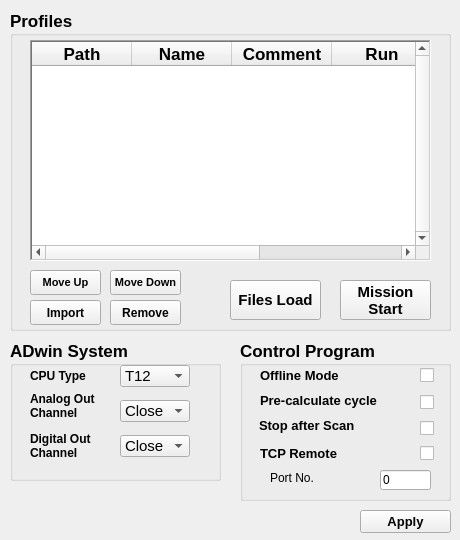
<?xml version="1.0" encoding="UTF-8"?>
<ui version="4.0">
 <class>Setting</class>
 <widget class="QWidget" name="Setting">
  <property name="geometry">
   <rect>
    <x>0</x>
    <y>0</y>
    <width>460</width>
    <height>540</height>
   </rect>
  </property>
  <property name="minimumSize">
   <size>
    <width>350</width>
    <height>420</height>
   </size>
  </property>
  <property name="maximumSize">
   <size>
    <width>3500</width>
    <height>4200</height>
   </size>
  </property>
  <property name="windowTitle">
   <string>System Setting</string>
  </property>
  <widget class="QGroupBox" name="groupBox">
   <property name="geometry">
    <rect>
     <x>10</x>
     <y>340</y>
     <width>211</width>
     <height>141</height>
    </rect>
   </property>
   <property name="font">
    <font>
     <family>Arial</family>
     <pointsize>13</pointsize>
     <weight>75</weight>
     <bold>true</bold>
    </font>
   </property>
   <property name="title">
    <string>ADwin System</string>
   </property>
   <widget class="QLabel" name="label">
    <property name="geometry">
     <rect>
      <x>20</x>
      <y>20</y>
      <width>81</width>
      <height>31</height>
     </rect>
    </property>
    <property name="font">
     <font>
      <family>Arial</family>
      <pointsize>9</pointsize>
      <weight>75</weight>
      <bold>true</bold>
     </font>
    </property>
    <property name="text">
     <string>CPU Type</string>
    </property>
   </widget>
   <widget class="QLabel" name="label_2">
    <property name="geometry">
     <rect>
      <x>20</x>
      <y>50</y>
      <width>81</width>
      <height>31</height>
     </rect>
    </property>
    <property name="font">
     <font>
      <family>Arial</family>
      <pointsize>9</pointsize>
      <weight>75</weight>
      <bold>true</bold>
     </font>
    </property>
    <property name="text">
     <string>Analog Out
Channel</string>
    </property>
    <property name="wordWrap">
     <bool>true</bool>
    </property>
   </widget>
   <widget class="QLabel" name="label_3">
    <property name="geometry">
     <rect>
      <x>20</x>
      <y>90</y>
      <width>81</width>
      <height>31</height>
     </rect>
    </property>
    <property name="font">
     <font>
      <family>Arial</family>
      <pointsize>9</pointsize>
      <weight>75</weight>
      <bold>true</bold>
     </font>
    </property>
    <property name="text">
     <string>Digital Out
Channel</string>
    </property>
    <property name="wordWrap">
     <bool>true</bool>
    </property>
   </widget>
   <widget class="QComboBox" name="Cpu_type">
    <property name="geometry">
     <rect>
      <x>110</x>
      <y>25</y>
      <width>70</width>
      <height>22</height>
     </rect>
    </property>
    <property name="font">
     <font>
      <pointsize>11</pointsize>
      <weight>50</weight>
      <bold>false</bold>
     </font>
    </property>
    <property name="currentIndex">
     <number>3</number>
    </property>
    <item>
     <property name="text">
      <string>T9</string>
     </property>
    </item>
    <item>
     <property name="text">
      <string>T10</string>
     </property>
    </item>
    <item>
     <property name="text">
      <string>T11</string>
     </property>
    </item>
    <item>
     <property name="text">
      <string>T12</string>
     </property>
    </item>
   </widget>
   <widget class="QComboBox" name="Analog_channel">
    <property name="geometry">
     <rect>
      <x>110</x>
      <y>60</y>
      <width>70</width>
      <height>22</height>
     </rect>
    </property>
    <property name="font">
     <font>
      <pointsize>11</pointsize>
      <weight>50</weight>
      <bold>false</bold>
     </font>
    </property>
    <property name="currentIndex">
     <number>0</number>
    </property>
    <item>
     <property name="text">
      <string>Close</string>
     </property>
    </item>
    <item>
     <property name="text">
      <string>8</string>
     </property>
    </item>
    <item>
     <property name="text">
      <string>16</string>
     </property>
    </item>
    <item>
     <property name="text">
      <string>24</string>
     </property>
    </item>
    <item>
     <property name="text">
      <string>32</string>
     </property>
    </item>
    <item>
     <property name="text">
      <string>40</string>
     </property>
    </item>
   </widget>
   <widget class="QComboBox" name="Digital_channel">
    <property name="geometry">
     <rect>
      <x>110</x>
      <y>95</y>
      <width>70</width>
      <height>22</height>
     </rect>
    </property>
    <property name="font">
     <font>
      <pointsize>11</pointsize>
      <weight>50</weight>
      <bold>false</bold>
     </font>
    </property>
    <property name="currentIndex">
     <number>0</number>
    </property>
    <item>
     <property name="text">
      <string>Close</string>
     </property>
    </item>
    <item>
     <property name="text">
      <string>32</string>
     </property>
    </item>
    <item>
     <property name="text">
      <string>64</string>
     </property>
    </item>
    <item>
     <property name="text">
      <string>96</string>
     </property>
    </item>
   </widget>
  </widget>
  <widget class="QGroupBox" name="groupBox_2">
   <property name="geometry">
    <rect>
     <x>240</x>
     <y>340</y>
     <width>211</width>
     <height>161</height>
    </rect>
   </property>
   <property name="font">
    <font>
     <family>Arial</family>
     <pointsize>13</pointsize>
     <weight>75</weight>
     <bold>true</bold>
    </font>
   </property>
   <property name="title">
    <string>Control Program</string>
   </property>
   <widget class="QLabel" name="label_4">
    <property name="geometry">
     <rect>
      <x>20</x>
      <y>20</y>
      <width>101</width>
      <height>31</height>
     </rect>
    </property>
    <property name="font">
     <font>
      <family>Arial</family>
      <pointsize>10</pointsize>
      <weight>75</weight>
      <bold>true</bold>
     </font>
    </property>
    <property name="text">
     <string>Offline Mode</string>
    </property>
   </widget>
   <widget class="QCheckBox" name="Offline_mode">
    <property name="geometry">
     <rect>
      <x>180</x>
      <y>20</y>
      <width>21</width>
      <height>31</height>
     </rect>
    </property>
    <property name="toolTip">
     <string>&lt;html&gt;&lt;head/&gt;&lt;body&gt;&lt;p&gt;&lt;span style=&quot; font-size:9pt;&quot;&gt;Enable the program to run simulated run (like outputting files),&lt;/span&gt;&lt;/p&gt;&lt;p&gt;&lt;span style=&quot; font-size:9pt;&quot;&gt;without connecting to an ADwin system.&lt;/span&gt;&lt;/p&gt;&lt;/body&gt;&lt;/html&gt;</string>
    </property>
    <property name="text">
     <string/>
    </property>
   </widget>
   <widget class="QLabel" name="label_5">
    <property name="geometry">
     <rect>
      <x>20</x>
      <y>105</y>
      <width>91</width>
      <height>16</height>
     </rect>
    </property>
    <property name="font">
     <font>
      <family>Arial</family>
      <pointsize>10</pointsize>
      <weight>75</weight>
      <bold>true</bold>
     </font>
    </property>
    <property name="text">
     <string>TCP Remote</string>
    </property>
   </widget>
   <widget class="QCheckBox" name="TCP_switch">
    <property name="geometry">
     <rect>
      <x>180</x>
      <y>105</y>
      <width>16</width>
      <height>17</height>
     </rect>
    </property>
    <property name="text">
     <string/>
    </property>
   </widget>
   <widget class="QLineEdit" name="TCP_Port">
    <property name="geometry">
     <rect>
      <x>140</x>
      <y>130</y>
      <width>51</width>
      <height>20</height>
     </rect>
    </property>
    <property name="font">
     <font>
      <pointsize>9</pointsize>
      <weight>50</weight>
      <bold>false</bold>
     </font>
    </property>
    <property name="text">
     <string>0</string>
    </property>
   </widget>
   <widget class="QLabel" name="label_6">
    <property name="geometry">
     <rect>
      <x>30</x>
      <y>130</y>
      <width>51</width>
      <height>16</height>
     </rect>
    </property>
    <property name="font">
     <font>
      <pointsize>9</pointsize>
      <weight>50</weight>
      <bold>false</bold>
     </font>
    </property>
    <property name="text">
     <string>Port No.</string>
    </property>
   </widget>
   <widget class="QLabel" name="label_7">
    <property name="geometry">
     <rect>
      <x>20</x>
      <y>50</y>
      <width>131</width>
      <height>21</height>
     </rect>
    </property>
    <property name="font">
     <font>
      <pointsize>10</pointsize>
      <weight>75</weight>
      <bold>true</bold>
     </font>
    </property>
    <property name="text">
     <string>Pre-calculate cycle</string>
    </property>
   </widget>
   <widget class="QCheckBox" name="Precalculation">
    <property name="geometry">
     <rect>
      <x>180</x>
      <y>52</y>
      <width>21</width>
      <height>20</height>
     </rect>
    </property>
    <property name="text">
     <string/>
    </property>
   </widget>
   <widget class="QLabel" name="label_8">
    <property name="geometry">
     <rect>
      <x>19</x>
      <y>75</y>
      <width>131</width>
      <height>21</height>
     </rect>
    </property>
    <property name="font">
     <font>
      <pointsize>10</pointsize>
      <weight>75</weight>
      <bold>true</bold>
     </font>
    </property>
    <property name="text">
     <string>Stop after Scan</string>
    </property>
   </widget>
   <widget class="QCheckBox" name="StopafterScan">
    <property name="geometry">
     <rect>
      <x>180</x>
      <y>78</y>
      <width>21</width>
      <height>20</height>
     </rect>
    </property>
    <property name="text">
     <string/>
    </property>
   </widget>
  </widget>
  <widget class="QPushButton" name="Apply">
   <property name="geometry">
    <rect>
     <x>360</x>
     <y>510</y>
     <width>91</width>
     <height>23</height>
    </rect>
   </property>
   <property name="font">
    <font>
     <pointsize>10</pointsize>
     <weight>75</weight>
     <bold>true</bold>
    </font>
   </property>
   <property name="text">
    <string>Apply</string>
   </property>
  </widget>
  <widget class="QGroupBox" name="groupBox_3">
   <property name="geometry">
    <rect>
     <x>10</x>
     <y>10</y>
     <width>441</width>
     <height>321</height>
    </rect>
   </property>
   <property name="font">
    <font>
     <family>Arial</family>
     <pointsize>13</pointsize>
     <weight>75</weight>
     <bold>true</bold>
    </font>
   </property>
   <property name="title">
    <string>Profiles</string>
   </property>
   <widget class="QTableWidget" name="File_list">
    <property name="geometry">
     <rect>
      <x>20</x>
      <y>30</y>
      <width>401</width>
      <height>221</height>
     </rect>
    </property>
    <property name="frameShape">
     <enum>QFrame::WinPanel</enum>
    </property>
    <property name="frameShadow">
     <enum>QFrame::Sunken</enum>
    </property>
    <property name="lineWidth">
     <number>2</number>
    </property>
    <property name="verticalScrollBarPolicy">
     <enum>Qt::ScrollBarAlwaysOn</enum>
    </property>
    <property name="horizontalScrollBarPolicy">
     <enum>Qt::ScrollBarAlwaysOn</enum>
    </property>
    <property name="alternatingRowColors">
     <bool>true</bool>
    </property>
    <property name="selectionMode">
     <enum>QAbstractItemView::SingleSelection</enum>
    </property>
    <property name="selectionBehavior">
     <enum>QAbstractItemView::SelectRows</enum>
    </property>
    <property name="sortingEnabled">
     <bool>true</bool>
    </property>
    <attribute name="horizontalHeaderHighlightSections">
     <bool>false</bool>
    </attribute>
    <column>
     <property name="text">
      <string>Path</string>
     </property>
    </column>
    <column>
     <property name="text">
      <string>Name</string>
     </property>
    </column>
    <column>
     <property name="text">
      <string>Comment</string>
     </property>
    </column>
    <column>
     <property name="text">
      <string>Run</string>
     </property>
    </column>
    <column>
     <property name="text">
      <string>Scan</string>
     </property>
    </column>
   </widget>
   <widget class="QPushButton" name="File_import">
    <property name="geometry">
     <rect>
      <x>20</x>
      <y>290</y>
      <width>71</width>
      <height>25</height>
     </rect>
    </property>
    <property name="font">
     <font>
      <family>Arial</family>
      <pointsize>9</pointsize>
     </font>
    </property>
    <property name="text">
     <string>Import</string>
    </property>
   </widget>
   <widget class="QPushButton" name="File_load">
    <property name="geometry">
     <rect>
      <x>220</x>
      <y>270</y>
      <width>91</width>
      <height>40</height>
     </rect>
    </property>
    <property name="font">
     <font>
      <family>Arial</family>
      <pointsize>11</pointsize>
     </font>
    </property>
    <property name="text">
     <string>Files Load</string>
    </property>
   </widget>
   <widget class="QPushButton" name="File_remove">
    <property name="geometry">
     <rect>
      <x>100</x>
      <y>290</y>
      <width>71</width>
      <height>25</height>
     </rect>
    </property>
    <property name="font">
     <font>
      <family>Arial</family>
      <pointsize>9</pointsize>
     </font>
    </property>
    <property name="text">
     <string>Remove</string>
    </property>
   </widget>
   <widget class="QPushButton" name="Move_up">
    <property name="geometry">
     <rect>
      <x>20</x>
      <y>260</y>
      <width>71</width>
      <height>25</height>
     </rect>
    </property>
    <property name="font">
     <font>
      <pointsize>8</pointsize>
      <weight>75</weight>
      <bold>true</bold>
     </font>
    </property>
    <property name="text">
     <string>Move Up</string>
    </property>
   </widget>
   <widget class="QPushButton" name="Move_down">
    <property name="geometry">
     <rect>
      <x>100</x>
      <y>260</y>
      <width>71</width>
      <height>25</height>
     </rect>
    </property>
    <property name="font">
     <font>
      <pointsize>8</pointsize>
      <weight>75</weight>
      <bold>true</bold>
     </font>
    </property>
    <property name="text">
     <string>Move Down</string>
    </property>
   </widget>
   <widget class="QPushButton" name="Mission_start">
    <property name="geometry">
     <rect>
      <x>330</x>
      <y>270</y>
      <width>91</width>
      <height>40</height>
     </rect>
    </property>
    <property name="font">
     <font>
      <pointsize>11</pointsize>
     </font>
    </property>
    <property name="text">
     <string>Mission
Start</string>
    </property>
   </widget>
  </widget>
 </widget>
 <resources/>
 <connections/>
</ui>
